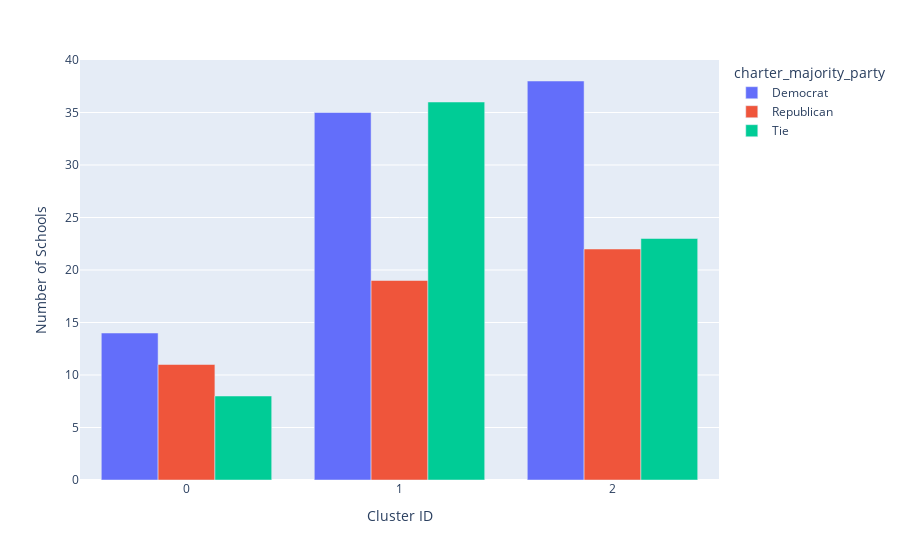

The notebook cell saved with this chart:
### Code cell
# First, count the occurrences of each political affiliation within each cluster
df_count = complete_emebed_party.groupby(['Cluster', 'charter_majority_party']).size().reset_index(name='Counts')

# Then, create a bar chart
fig = px.bar(df_count, x='Cluster', y='Counts', color='charter_majority_party', barmode='group', 
             labels={'Counts':'Number of Schools', 'Cluster':'Cluster ID'})

fig.show()

### Figure 1 — Plotly figure (JSON) as saved in the notebook; plotly's stock layout.template omitted (floating-point values rounded to 4 significant figures)
{"data": [{"alignmentgroup": "True", "hovertemplate": "charter_majority_party=Democrat<br>Cluster ID=%{x}<br>Number of Schools=%{y}<extra></extra>", "legendgroup": "Democrat", "marker": {"color": "#636efa", "pattern": {"shape": ""}}, "name": "Democrat", "offsetgroup": "Democrat", "orientation": "v", "showlegend": true, "textposition": "auto", "type": "bar", "x": [0, 1, 2], "xaxis": "x", "y": [14, 35, 38], "yaxis": "y"}, {"alignmentgroup": "True", "hovertemplate": "charter_majority_party=Republican<br>Cluster ID=%{x}<br>Number of Schools=%{y}<extra></extra>", "legendgroup": "Republican", "marker": {"color": "#EF553B", "pattern": {"shape": ""}}, "name": "Republican", "offsetgroup": "Republican", "orientation": "v", "showlegend": true, "textposition": "auto", "type": "bar", "x": [0, 1, 2], "xaxis": "x", "y": [11, 19, 22], "yaxis": "y"}, {"alignmentgroup": "True", "hovertemplate": "charter_majority_party=Tie<br>Cluster ID=%{x}<br>Number of Schools=%{y}<extra></extra>", "legendgroup": "Tie", "marker": {"color": "#00cc96", "pattern": {"shape": ""}}, "name": "Tie", "offsetgroup": "Tie", "orientation": "v", "showlegend": true, "textposition": "auto", "type": "bar", "x": [0, 1, 2], "xaxis": "x", "y": [8, 36, 23], "yaxis": "y"}], "layout": {"barmode": "group", "legend": {"title": {"text": "charter_majority_party"}, "tracegroupgap": 0}, "margin": {"t": 60}, "xaxis": {"anchor": "y", "domain": [0, 1], "title": {"text": "Cluster ID"}}, "yaxis": {"anchor": "x", "domain": [0, 1], "title": {"text": "Number of Schools"}}}}
